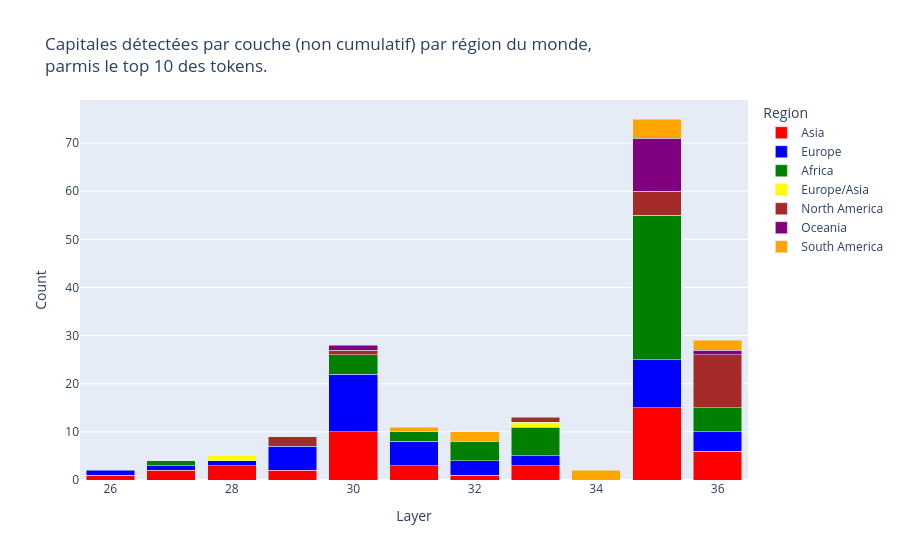

Notebook code cell kept with this figure:
### Code cell
from residualstream_vizualisation import plot_stackbar_region

plot_stackbar_region(res_df)

### Figure 1 — Plotly figure (JSON) as saved in the notebook; plotly's stock layout.template omitted (floating-point values rounded to 4 significant figures)
{"data": [{"customdata": [["<br>Kuwait City [K, u] : 0.015 | top 5"], ["<br>Kabul [K, ab] : 0.011 | top 9<br>Singapore [ singapore] : 0.015 | top 4"], ["<br>Baku [B, aku] : 0.012 | top 4<br>Pyongyang [ Pyongyang] : 0.019 | top 4<br>Doha [D, oha] : 0.012 | top 5"], ["<br>Tehran [ Tehran] : 0.011 | top 10<br>Manila [ Manila] : 0.017 | top 4"], ["<br>Yerevan [Y, ere] : 0.037 | top 2<br>Beijing [ Beijing] : 0.019 | top 5<br>Jakarta [ Jakarta] : 0.017 | top 3<br>Baghdad [ Baghdad] : 0.044 | top 2<br>Jerusalem [ Jerusalem] : 0.024 | top 3<br>Tokyo [ Tokyo] : 0.064 | top 2<br>Beirut [ Beirut] : 0.023 | top 5<br>Seoul [ Seoul] : 0.109 | top 2<br>Damascus [ Damascus] : 0.018 | top 5<br>Bangkok [ Bangkok] : 0.018 | top 3"], ["<br>Islamabad [ Islamabad] : 0.034 | top 2<br>Riyadh [ Riyadh] : 0.050 | top 3<br>Abu Dhabi [Ab, u] : 0.022 | top 3"], ["<br>New Delhi [New,  Delhi] : 0.039 | top 3"], ["<br>Tbilisi [T, bil] : 0.034 | top 5<br>Ulaanbaatar [U, la] : 0.188 | top 1<br>Sana'a [S, ana] : 0.080 | top 3"], ["<br>Manama [Man, ama] : 0.832 | top 1<br>Dhaka [D, h] : 0.516 | top 1<br>Thimphu [Th, im] : 0.918 | top 1<br>Bandar Seri Begawan [Band, ar] : 0.108 | top 2<br>Amman [Am, man] : 0.750 | top 1<br>Bishkek [B, ish] : 0.496 | top 1<br>Vientiane [V, ient] : 0.559 | top 1<br>Kuala Lumpur [K, uala] : 0.859 | top 1<br>Malé [Mal, é] : 0.088 | top 4<br>Kathmandu [K, ath] : 0.305 | top 2<br>Muscat [Mus, cat] : 0.103 | top 2<br>Dushanbe [D, ush] : 0.668 | top 1<br>Dili [D, ili] : 0.492 | top 1<br>Ashgabat [Ash, g] : 0.220 | top 2<br>Tashkent [T, ash] : 0.816 | top 1"], ["<br>Phnom Penh [Ph, nom] : 1.000 | top 1<br>Nur-Sultan [N, ur] : 0.112 | top 3<br>Naypyidaw [N, ay] : 0.131 | top 2<br>Ramallah [Ram, allah] : 0.750 | top 1<br>Taipei [Tai, pei] : 0.949 | top 1<br>Hanoi [H, anoi] : 0.992 | top 1"]], "hovertemplate": "Region=Asia<br>Layer=%{x}<br>Count=%{y}<br>Details=%{customdata[0]}<extra></extra>", "legendgroup": "Asia", "marker": {"color": "red", "pattern": {"shape": ""}}, "name": "Asia", "orientation": "v", "showlegend": true, "textposition": "auto", "type": "bar", "x": [26, 27, 28, 29, 30, 31, 32, 33, 35, 36], "xaxis": "x", "y": [1, 2, 3, 2, 10, 3, 1, 3, 15, 6], "yaxis": "y"}, {"customdata": [["<br>Amsterdam [ amsterdam] : 0.021 | top 2"], ["<br>Paris [ Paris] : 0.015 | top 4"], ["<br>London [ London] : 0.013 | top 3"], ["<br>Vienna [ Vienna] : 0.017 | top 4<br>Athens [ Athens] : 0.139 | top 1<br>Warsaw [ Warsaw] : 0.010 | top 10<br>Stockholm [ Stockholm] : 0.017 | top 2<br>Vatican City [V, atican] : 0.013 | top 8"], ["<br>Tirana [T, ir] : 0.011 | top 6<br>Brussels [ Brussels] : 0.212 | top 1<br>Sofia [ Sofia] : 0.051 | top 1<br>Copenhagen [ Copenhagen] : 0.046 | top 1<br>Berlin [ Berlin] : 0.057 | top 2<br>Budapest [ Budapest] : 0.023 | top 2<br>Dublin [ Dublin] : 0.167 | top 1<br>Rome [ Rome] : 0.033 | top 2<br>Oslo [ Oslo] : 0.014 | top 5<br>Lisbon [ Lisbon] : 0.022 | top 4<br>Madrid [ Madrid] : 0.033 | top 2<br>Bern [ Bern] : 0.036 | top 4"], ["<br>Helsinki [ Helsinki] : 0.072 | top 1<br>Bucharest [B, uch] : 0.020 | top 3<br>Belgrade [Bel, grade] : 0.049 | top 2<br>Bratislava [Br, atis] : 0.020 | top 4<br>Ljubljana [L, j] : 0.027 | top 3"], ["<br>Zagreb [Z, ag] : 0.045 | top 2<br>Prague [Pr, ague] : 0.021 | top 4<br>Valletta [Val, let] : 0.014 | top 3"], ["<br>Sarajevo [S, ar] : 0.036 | top 6<br>Reykjavík [Re, yk] : 0.027 | top 2"], ["<br>Andorra la Vella [And, orra] : 0.035 | top 5<br>Minsk [M, insk] : 0.249 | top 2<br>Nicosia [N, icos] : 0.039 | top 8<br>Tallinn [T, all] : 0.307 | top 1<br>Riga [R, iga] : 0.805 | top 1<br>Vilnius [V, il] : 0.024 | top 8<br>Monaco [Mon, aco] : 0.089 | top 1<br>Podgorica [Pod, gor] : 0.120 | top 2<br>Skopje [Sk, op] : 0.363 | top 1<br>Kyiv [Ky, iv] : 0.052 | top 3"], ["<br>Vaduz [V, ad] : 0.078 | top 7<br>Luxembourg City [Lux, embourg] : 1.000 | top 1<br>Chișinău [Chi, ș] : 0.750 | top 1<br>San Marino [San,  Marino] : 0.859 | top 1"]], "hovertemplate": "Region=Europe<br>Layer=%{x}<br>Count=%{y}<br>Details=%{customdata[0]}<extra></extra>", "legendgroup": "Europe", "marker": {"color": "blue", "pattern": {"shape": ""}}, "name": "Europe", "orientation": "v", "showlegend": true, "textposition": "auto", "type": "bar", "x": [26, 27, 28, 29, 30, 31, 32, 33, 35, 36], "xaxis": "x", "y": [1, 1, 1, 5, 12, 5, 3, 2, 10, 4], "yaxis": "y"}, {"customdata": [["<br>Bissau [B, iss] : 0.010 | top 7"], ["<br>Cairo [ Cairo] : 0.012 | top 3<br>Accra [Acc, ra] : 0.023 | top 2<br>Nairobi [ Nairobi] : 0.181 | top 1<br>Tunis [ Tunis] : 0.027 | top 1"], ["<br>Algiers [Alg, iers] : 0.016 | top 4<br>Addis Ababa [Add, is] : 0.013 | top 10"], ["<br>Tripoli [Trip, oli] : 0.032 | top 3<br>Antananarivo [Ant, anan] : 0.058 | top 3<br>Abuja [Ab, uja] : 0.012 | top 7<br>Kigali [K, ig] : 0.018 | top 7"], ["<br>Lilongwe [L, il] : 0.050 | top 2<br>Bamako [B, am] : 0.059 | top 1<br>Nouakchott [N, ou] : 0.025 | top 2<br>Rabat [R, ab] : 0.019 | top 8<br>Dakar [D, ak] : 0.013 | top 6<br>Mogadishu [M, og] : 0.080 | top 1"], ["<br>Luanda [Lu, anda] : 0.170 | top 2<br>Porto-Novo [Port, o] : 0.044 | top 3<br>Gaborone [G, abor] : 0.136 | top 1<br>Ouagadougou [O, u] : 0.898 | top 1<br>Gitega [G, ite] : 0.056 | top 3<br>Praia [P, ra] : 0.018 | top 2<br>Bangui [Bang, ui] : 0.142 | top 1<br>Moroni [Mor, oni] : 0.015 | top 5<br>Brazzaville [B, raz] : 0.067 | top 5<br>Kinshasa [Kin, sh] : 0.262 | top 1<br>Djibouti [D, j] : 0.122 | top 1<br>Malabo [Mal, abo] : 0.066 | top 2<br>Mbabane [M, bab] : 0.441 | top 1<br>Libreville [Lib, rev] : 0.754 | top 1<br>Banjul [Ban, j] : 0.222 | top 1<br>Conakry [Con, ak] : 0.863 | top 1<br>Yamoussoukro [Y, am] : 0.074 | top 3<br>Maseru [M, aser] : 0.157 | top 1<br>Monrovia [Mon, ro] : 0.045 | top 2<br>Port Louis [Port,  Louis] : 0.424 | top 1<br>Maputo [Map, uto] : 0.668 | top 1<br>Windhoek [Wind, ho] : 0.024 | top 9<br>Niamey [Ni, ame] : 0.123 | top 2<br>São Tomé [S, ão] : 0.016 | top 3<br>Victoria [Victoria] : 0.079 | top 1<br>Freetown [F, reet] : 0.045 | top 2<br>Khartoum [K, hart] : 0.016 | top 8<br>Kampala [K, amp] : 0.076 | top 3<br>Lusaka [L, us] : 0.840 | top 1<br>Harare [Har, are] : 0.281 | top 2"], ["<br>Yaoundé [Ya, ound] : 0.789 | top 1<br>N'Djamena [N, 'D] : 0.902 | top 1<br>Cape Town [C, ape] : 0.703 | top 1<br>Juba [J, uba] : 0.996 | top 1<br>Dodoma [Dod, oma] : 0.504 | top 1"]], "hovertemplate": "Region=Africa<br>Layer=%{x}<br>Count=%{y}<br>Details=%{customdata[0]}<extra></extra>", "legendgroup": "Africa", "marker": {"color": "green", "pattern": {"shape": ""}}, "name": "Africa", "orientation": "v", "showlegend": true, "textposition": "auto", "type": "bar", "x": [27, 30, 31, 32, 33, 35, 36], "xaxis": "x", "y": [1, 4, 2, 4, 6, 30, 5], "yaxis": "y"}, {"customdata": [["<br>Moscow [ Moscow] : 0.023 | top 2"], ["<br>Ankara [An, kara] : 0.034 | top 5"]], "hovertemplate": "Region=Europe/Asia<br>Layer=%{x}<br>Count=%{y}<br>Details=%{customdata[0]}<extra></extra>", "legendgroup": "Europe/Asia", "marker": {"color": "yellow", "pattern": {"shape": ""}}, "name": "Europe/Asia", "orientation": "v", "showlegend": true, "textposition": "auto", "type": "bar", "x": [28, 33], "xaxis": "x", "y": [1, 1], "yaxis": "y"}, {"customdata": [["<br>Havana [ Havana] : 0.016 | top 3<br>Kingston [ Kingston] : 0.031 | top 2"], ["<br>Ottawa [ Ottawa] : 0.019 | top 4"], ["<br>Managua [Man, agua] : 0.217 | top 1"], ["<br>San Salvador [San,  Salvador] : 0.040 | top 2<br>Port-au-Prince [Port, -au] : 0.038 | top 4<br>Tegucigalpa [T, eg] : 0.527 | top 1<br>Panama City [Pan, ama] : 0.020 | top 9<br>Port of Spain [Port,  of] : 0.053 | top 2"], ["<br>Nassau [N, ass] : 0.988 | top 1<br>Bridgetown [B, rid] : 0.132 | top 3<br>Belmopan [Bel, m] : 0.406 | top 2<br>San José [San,  José] : 1.000 | top 1<br>Roseau [Rose, au] : 0.969 | top 1<br>Santo Domingo [S, anto] : 0.965 | top 1<br>Saint George's [Saint,  George] : 0.221 | top 2<br>Guatemala City [Gu, atemala] : 0.934 | top 1<br>Mexico City [Mexico,  City] : 0.992 | top 1<br>Basseterre [B, ass] : 0.645 | top 1<br>Castries [Cast, ries] : 0.984 | top 1"]], "hovertemplate": "Region=North America<br>Layer=%{x}<br>Count=%{y}<br>Details=%{customdata[0]}<extra></extra>", "legendgroup": "North America", "marker": {"color": "brown", "pattern": {"shape": ""}}, "name": "North America", "orientation": "v", "showlegend": true, "textposition": "auto", "type": "bar", "x": [29, 30, 33, 35, 36], "xaxis": "x", "y": [2, 1, 1, 5, 11], "yaxis": "y"}, {"customdata": [["<br>Canberra [ Canberra] : 0.013 | top 6"], ["<br>Suva [Su, va] : 0.535 | top 1<br>Tarawa [Tar, awa] : 0.036 | top 1<br>Palikir [Pal, ik] : 0.523 | top 1<br>Yaren [Y, aren] : 0.156 | top 2<br>Wellington [Well, ington] : 0.406 | top 1<br>Ngerulmud [N, ger] : 0.027 | top 5<br>Port Moresby [Port,  M] : 0.301 | top 1<br>Apia [Ap, ia] : 0.244 | top 1<br>Nuku'alofa [N, uku] : 0.027 | top 3<br>Funafuti [Fun, af] : 0.051 | top 1<br>Port Vila [Port,  V] : 0.118 | top 1"], ["<br>Honiara [H, oni] : 0.852 | top 1"]], "hovertemplate": "Region=Oceania<br>Layer=%{x}<br>Count=%{y}<br>Details=%{customdata[0]}<extra></extra>", "legendgroup": "Oceania", "marker": {"color": "purple", "pattern": {"shape": ""}}, "name": "Oceania", "orientation": "v", "showlegend": true, "textposition": "auto", "type": "bar", "x": [30, 35, 36], "xaxis": "x", "y": [1, 11, 1], "yaxis": "y"}, {"customdata": [["<br>Lima [ Lima] : 0.019 | top 9"], ["<br>Santiago [ Santiago] : 0.019 | top 10<br>Caracas [Car, acas] : 0.013 | top 10"], ["<br>Buenos Aires [B, uen] : 0.075 | top 4<br>Bogotá [B, og] : 0.071 | top 4"], ["<br>Quito [Qu, ito] : 0.079 | top 3<br>Georgetown [Ge, orgetown] : 0.609 | top 1<br>Paramaribo [Param, ar] : 0.070 | top 4<br>Montevideo [Mont, ev] : 0.159 | top 1"], ["<br>Sucre [Su, cre] : 0.164 | top 2<br>Brasília [Br, as] : 0.848 | top 1"]], "hovertemplate": "Region=South America<br>Layer=%{x}<br>Count=%{y}<br>Details=%{customdata[0]}<extra></extra>", "legendgroup": "South America", "marker": {"color": "orange", "pattern": {"shape": ""}}, "name": "South America", "orientation": "v", "showlegend": true, "textposition": "auto", "type": "bar", "x": [31, 32, 34, 35, 36], "xaxis": "x", "y": [1, 2, 2, 4, 2], "yaxis": "y"}], "layout": {"barmode": "stack", "legend": {"title": {"text": "Region"}, "tracegroupgap": 0}, "title": {"text": "Capitales détectées par couche (non cumulatif) par région du monde,<br>parmis le top 10 des tokens."}, "xaxis": {"anchor": "y", "domain": [0, 1], "title": {"text": "Layer"}}, "yaxis": {"anchor": "x", "domain": [0, 1], "title": {"text": "Count"}}}}
